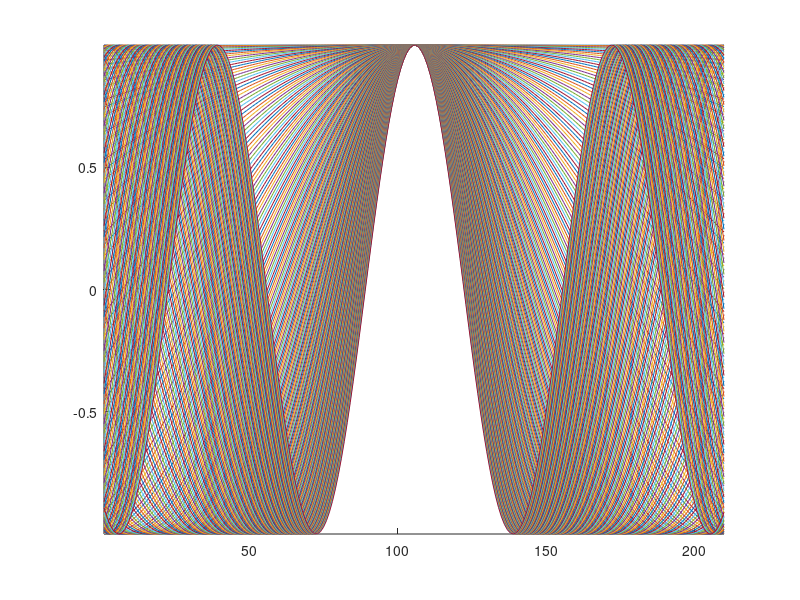

Reproduce this figure in MATLAB.
step = 0.03;
t = -pi:step:pi;
n = length(t);

figure(1), hold on, axis tight
for i = 1:n
    temp = cos((pi/n)*(i+0.5)*t);
    plot(temp)
end